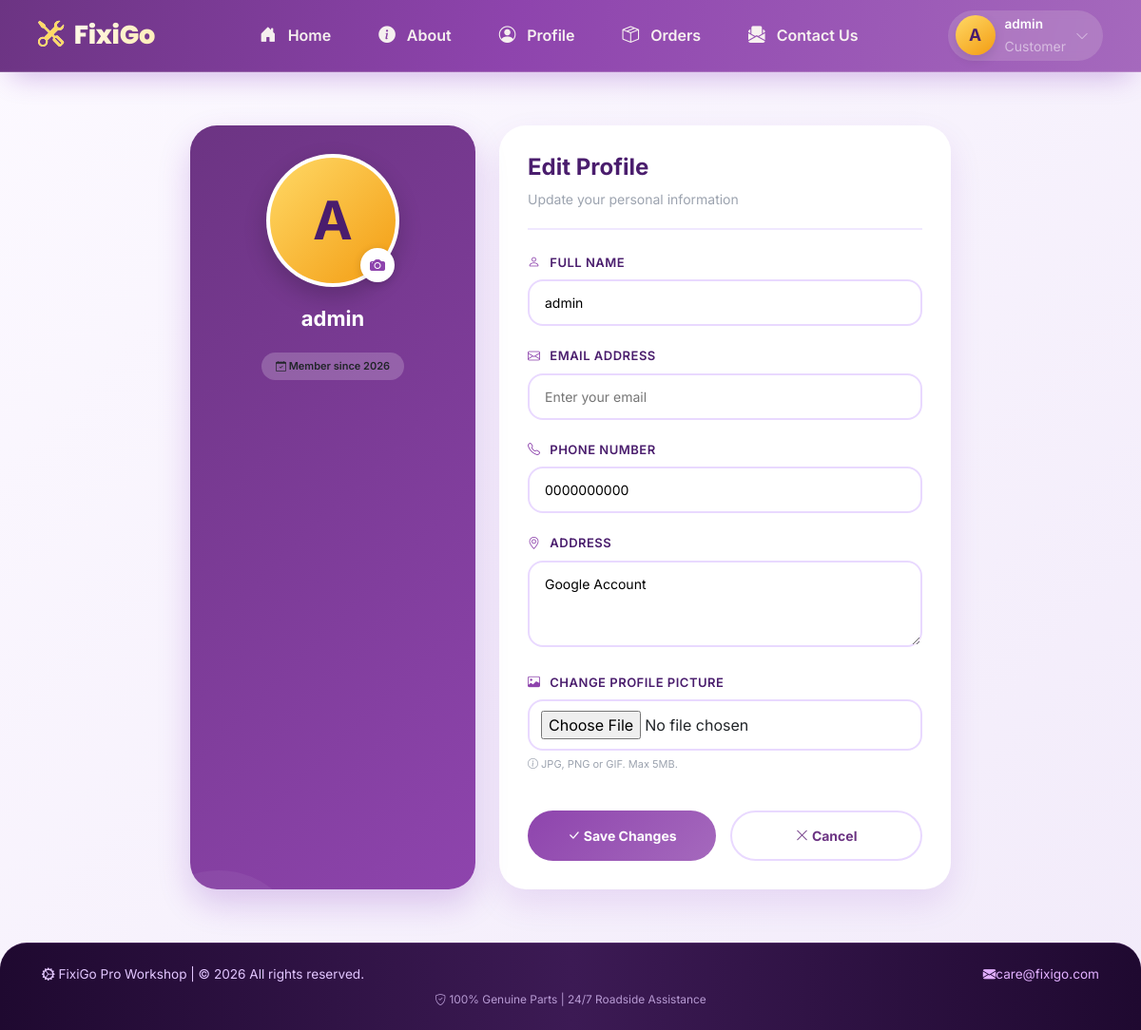
Screenshot of /edit-profile/9/ (signed in) with the database file from the repository.
### customer/models.py (models this page shows, shortened)
class Customer(models.Model):
    user = models.OneToOneField(User, on_delete=models.CASCADE)
    name = models.CharField(max_length=255)
    number = models.CharField(max_length=15)
    address = models.TextField()
    profile_pic = models.ImageField(upload_to='profile_pic/',null=True, blank=True)
    city = models.ForeignKey('customer.City', on_delete=models.CASCADE)
    is_active = models.BooleanField(default=True)

### main_account/models.py (models this page shows, shortened)
class Fixigo(models.Model):
    email_customer = models.EmailField()
    email_mechanic = models.EmailField()
    number_customer = models.CharField(max_length=15)
    number_mechanic = models.CharField(max_length=15)
    location = models.CharField()
    address = models.TextField()

### customer/views.py (the view, shortened to what this page needs)
# urls.py: path('edit-profile/<int:id>/', views.profile_user_edit,name='edit_profile_user'),
@login_required
def profile_user_edit(request,id):
    customer = get_object_or_404(
        Customer,
        id=id,
        user= request.user
    )
    member_since = request.user.date_joined
    return render(request, 'edit_profile_user.html',{
        'customer':customer,
        'member_since' : member_since
    })

### customer/context_processors.py (called while the page is built)
def fixigo_data(request):
    try:
        fixigo = Fixigo.objects.latest('id')
    except Fixigo.DoesNotExist:
        fixigo = None
    return {
        'fixigo': fixigo
    }

### customer/templates/edit_profile_user.html (shortened to what this page needs)
{% extends 'base.html' %}
{% block content %}
<div class="container py-4">
    <div class="edit-wrapper">
        <div class="edit-layout">
            <div class="profile-sidebar">
                <div class="avatar-wrapper">
                    <div class="avatar-preview" id="avatarPreview">
                        {% if customer.profile_pic %}
                            <img src="{{ customer.profile_pic.url }}" alt="Profile" id="avatarImg">
                        {% else %}
                            <div class="avatar-placeholder" id="avatarPlaceholder">
                                {{ customer.name|slice:":1"|upper }}
                            </div>
                        {% endif %}
                    </div>
                    <label for="profileImageInput" class="camera-icon">
                        <i class="bi bi-camera-fill"></i>
                    </label>
                </div>
                <h3>{{ customer.name }}</h3>
                <div class="member-badge">
                    <i class="bi bi-calendar-check"></i> Member since {{ member_since|date:"Y" }}
                </div>
            </div>
            <div class="form-card">
                <h2 class="form-title">Edit Profile</h2>
                <p class="form-subtitle">Update your personal information</p>
                <form method="POST" enctype="multipart/form-data" id="editForm">
                    <div class="form-group-modern">
                        <label><i class="bi bi-person"></i> FULL NAME</label>
                        <input type="text"
                               name="name"
                               class="input-modern"
                               value="{{ customer.name }}"
                               placeholder="Enter your full name"
                               required>
                    </div>
                    <div class="form-group-modern">
                        <label><i class="bi bi-envelope"></i> EMAIL ADDRESS</label>
                        <input type="email"
                               name="email"
                               class="input-modern"
                               value="{{ user.email }}"
                               placeholder="Enter your email"
                               required>
                    </div>
                    <div class="form-group-modern">
                        <label><i class="bi bi-telephone"></i> PHONE NUMBER</label>
                        <input type="tel"
                               name="number"
                               class="input-modern"
                               value="{{ customer.number }}"
                               placeholder="Enter your phone number"
                               required>
                    </div>
                    <div class="form-group-modern">
                        <label><i class="bi bi-geo-alt"></i> ADDRESS</label>
                        <textarea name="address"
                                  rows="3"
                                  class="input-modern"
                                  placeholder="Enter your full address">{{ customer.address }}</textarea>
                    </div>
                    <div class="form-group-modern">
                        <label><i class="bi bi-image"></i> CHANGE PROFILE PICTURE</label>
                        <input type="file"
                               name="profile_pic"
                               id="profileImageInput"
                               class="file-input-modern"
                               accept="image/*">
                        <span class="help-text-modern">
                            <i class="bi bi-info-circle"></i> JPG, PNG or GIF. Max 5MB.
                        </span>
                    </div>
                    <div class="button-group">
                        <button type="submit" class="btn-update-modern" id="submitBtn">
                            <i class="bi bi-check-lg"></i> Save Changes
                        </button>
                        <a href="{% url 'profile_user' %}" class="btn-cancel-modern">
                            <i class="bi bi-x-lg"></i> Cancel
                        </a>
                    </div>
                </form>
            </div>
        </div>
    </div>
</div>
{% endblock %}

### customer/templates/base.html (shortened to what this page needs)
<!DOCTYPE html>
<html lang="en">
<head>
    <link href="https://cdn.jsdelivr.net/npm/bootstrap@5.3.2/dist/css/bootstrap.min.css" rel="stylesheet">
    <link href="https://cdn.jsdelivr.net/npm/bootstrap-icons/font/bootstrap-icons.css" rel="stylesheet">
    <link rel="stylesheet"
      href="https://cdnjs.cloudflare.com/ajax/libs/font-awesome/6.7.2/css/all.min.css">
    <link href="https://unpkg.com/aos@2.3.1/dist/aos.css" rel="stylesheet">
</head>
<body>
    <header>
        <nav class="navbar navbar-expand-lg navbar-fixigo">
            <div class="container-fluid px-0 px-md-2">
                <a class="navbar-brand brand-icon" href="{% url 'home' %}">
                    <i class="bi bi-tools"></i> FixiGo
                </a>
                <div class="collapse navbar-collapse" id="baseNavbar">
                    <ul class="navbar-nav mx-auto mb-2 mb-lg-0 align-items-center">
                        <li class="nav-item">
                            <a class="nav-link nav-link-custom {% if request.resolver_match.url_name == 'home' %}active{% endif %}" href="{% url 'home' %}">
                                <i class="bi bi-house-door-fill"></i> <span>Home</span>
                            </a>
                        </li>
                        <li class="nav-item">
                            <a class="nav-link nav-link-custom {% if request.resolver_match.url_name == 'about' %}active{% endif %}" href="{% url 'about' %}">
                                <i class="bi bi-info-circle-fill"></i> <span>About</span>
                            </a>
                        </li>
                        <li class="nav-item">
                            <a class="nav-link nav-link-custom {% if request.resolver_match.url_name == 'profile_user' %}active{% endif %}" href="{% url 'profile_user' %}">
                                <i class="bi bi-person-circle"></i> <span>Profile</span>
                            </a>
                        </li>
                        <li class="nav-item">
                            <a class="nav-link nav-link-custom {% if request.resolver_match.url_name == 'order_details' %}active{% endif %}" href="{% url 'order_details' %}">
                                <i class="bi bi-box-seam"></i> <span>Orders</span>
                            </a>
                        </li>
                        <li class="nav-item">
                            <a class="nav-link nav-link-custom {% if request.resolver_match.url_name == 'contactus' %}active{% endif %}" href="{% url 'contactus' %}">
                                <i class="bi bi-envelope-paper-fill"></i> <span>Contact Us</span>
                            </a>
                        </li>
                    </ul>
                    <div class="profile-dropdown-wrapper">
                        <div class="profile-pill" id="profilePillBtn">
                            <div class="avatar-base">
                                {% if request.user.customer.profile_pic %}
                                    <img src="{{ request.user.customer.profile_pic.url }}" alt="avatar">
                                {% else %}
                                    {{ request.user.customer.name|slice:":1"|upper|default:"U" }}
                                {% endif %}
                            </div>
                            <div class="user-label">
                                <div class="fw-semibold text-white" style="font-size: 0.85rem;">
                                    {{ request.user.customer.name|default:"Guest User" }}
                                </div>
                                <small class="text-white-50">Customer</small>
                            </div>
                            <i class="bi bi-chevron-down text-white-50 small"></i>
                        </div>
                    </div>
                </div>
            </div>
        </nav>
    </header>
    <main class="main-base">
        {% block content %}{% endblock %}
    </main>
    <footer class="footer-base">
        <div class="container-fluid">
            <div class="row gy-3 align-items-center">
                <div class="col-md-6 text-center text-md-start">
                    <i class="bi bi-gear-wide-connected"></i> FixiGo Pro Workshop | © {% now "Y" %} All rights reserved.
                </div>
                <div class="col-md-6 text-center text-md-end">
                    <a href="#"><i class="bi bi-envelope-fill"></i>{{fixigo.email_customer}}</a>
                </div>
            </div>
            <div class="row mt-2">
                <div class="col text-center small opacity-75">
                    <i class="bi bi-shield-check"></i> 100% Genuine Parts | 24/7 Roadside Assistance
                </div>
            </div>
        </div>
    </footer>
</body>
</html>

### customer/templates/base.html (style rules this page uses)
:root { --purple-deep: #4a1d6d; --purple-primary: #8e44ad; --purple-light: #b07dce; --purple-glow: #c39bd3; --purple-bg-light: #f9f5ff; --gold-accent: #ffd966; }
* { margin: 0; padding: 0; box-sizing: border-box; }
body { font-family: 'Inter', sans-serif; background: linear-gradient(135deg, #fcf9ff 0%, #f2ebfa 100%); min-height: 100vh; display: flex; flex-direction: column; overflow-x: hidden; }
.navbar-fixigo { background: linear-gradient(105deg, #6c3483 0%, #8e44ad 45%, #a569bd 100%); backdrop-filter: blur(2px); padding: 0.7rem 2rem; box-shadow: 0 15px 30px -12px rgba(106, 13, 173, 0.3); border-bottom: 1px solid rgba(255,255,240,0.2); transition: all 0.2s; position: relative; z-index: 1030; }
.brand-icon { font-family: 'Poppins', sans-serif; font-weight: 800; font-size: 1.7rem; background: linear-gradient(125deg, #fff, #ffecb3); -webkit-background-clip: text; background-clip: text; color: transparent; letter-spacing: -0.3px; }
.brand-icon i { background: none; color: #ffd966; margin-right: 6px; }
.nav-link-custom { font-weight: 600; margin: 0 5px; padding: 8px 20px !important; border-radius: 40px; color: rgba(255,255,245,0.92) !important; transition: all 0.25s cubic-bezier(0.2, 0.9, 0.4, 1.2); }
.nav-link-custom i { margin-right: 8px; font-size: 1.1rem; }
.profile-dropdown-wrapper { position: relative; }
.profile-pill { background: rgba(255,255,240,0.15); border-radius: 60px; padding: 4px 15px 4px 8px; backdrop-filter: blur(4px); cursor: pointer; transition: 0.2s; display: flex; align-items: center; gap: 10px; }
.avatar-base { width: 42px; height: 42px; background: linear-gradient(145deg, #ffd966, #f39c12); border-radius: 50%; display: flex; align-items: center; justify-content: center; font-weight: bold; font-size: 1.1rem; color: #4a1d6d; box-shadow: 0 5px 12px rgba(0,0,0,0.1); overflow: hidden; flex-shrink: 0; }
.main-base { flex: 1; padding: 2rem 2rem; animation: fadeSlideUp 0.45s ease-out; position: relative; z-index: 1; }
.footer-base { background: linear-gradient(90deg, #1f0930, #3c1a54, #1f0930); color: #e2c6ff; padding: 1.4rem 2rem; margin-top: auto; border-top-left-radius: 28px; border-top-right-radius: 28px; font-size: 0.85rem; border-top: 1px solid #a569bd40; }
.footer-base a { color: #e2b0ff; text-decoration: none; transition: 0.2s; }

### rows the page displays
Customer: name "A", name "admin", number "0000000000", address "Google Account"
Fixigo: email_customer "care@fixigo.com"

### other values shown
{{ request.user.customer.name|slice:":1"|upper|default:"U" }} "A"
{{ request.user.customer.name|default:"Guest User" }} "admin"
{{ member_since|date:"Y" }} "2026"
